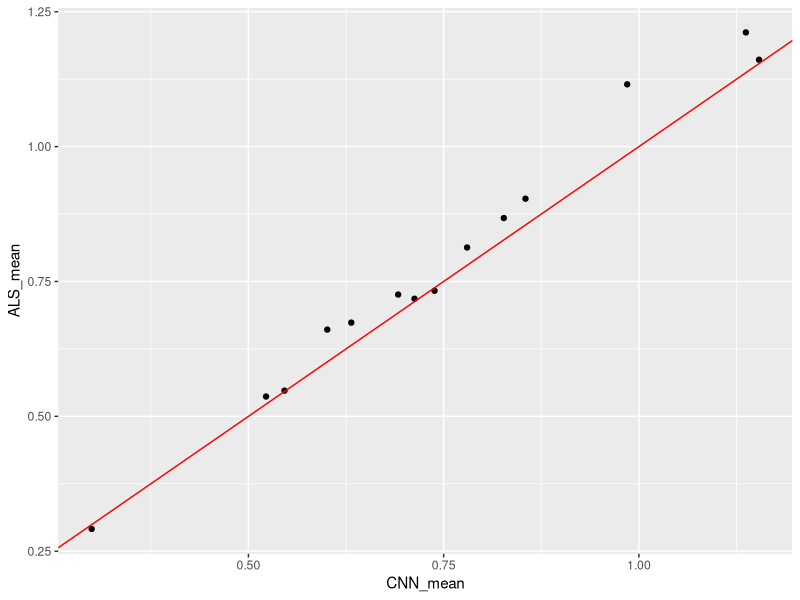
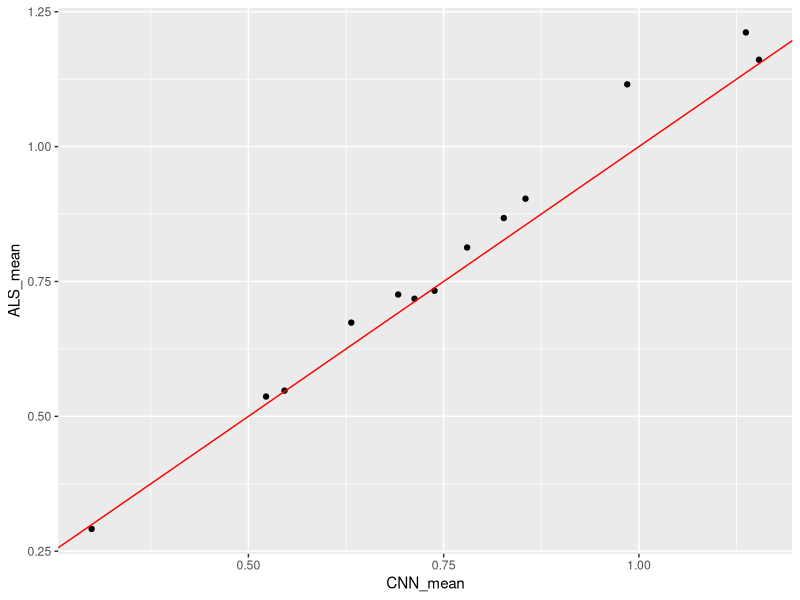
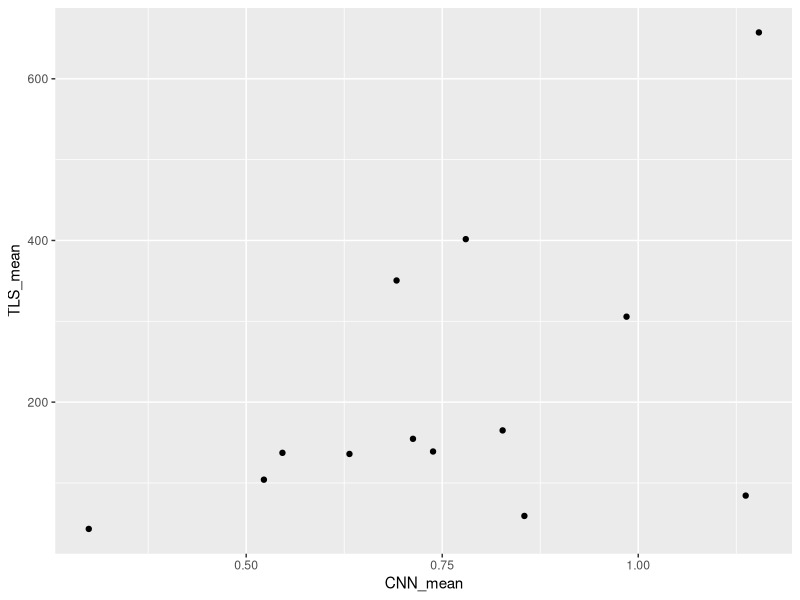
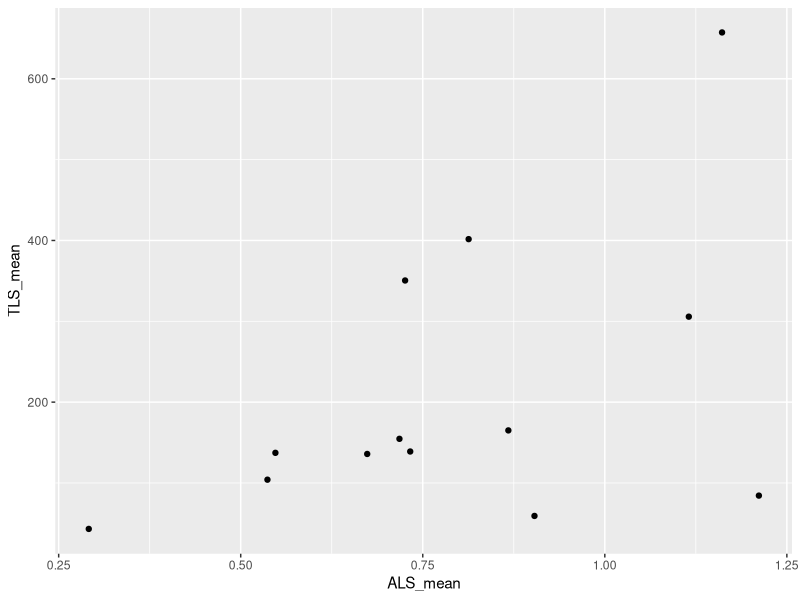

Write the R code that produced these figures, in order.
## ---- chunk 1
library(dplyr)
library(here)
library(ggplot2)
## ---- chunk 2
ALS_sv <- read.csv("TLS_plot_CSVs/ALS_shade_vol_Zonal_stats.csv")
CNN_sv <- read.csv("TLS_plot_CSVs/Model_shade_vol_Zonal_stats.csv")
TLS_wv <- read.csv("TLS_plot_CSVs/TLS_woody_vols_all_clipped.csv")
## ---- chunk 3
TLS_wv_sum <- TLS_wv %>%
  group_by(plot_id) %>%
  summarise(X_mean = mean(Volume..L.),
            X_sum = sum(Volume..L.))
      
## ---- chunk 4
ALS_sv$X_mean_sv <- ALS_sv$X_mean * 0.25
ALS_sv$X_sum_sv <- ALS_sv$X_sum * 0.25
ALS_sv$method <- "ALS"

CNN_sv$X_mean_sv <- CNN_sv$X_mean * 0.25
CNN_sv$X_sum_sv <- CNN_sv$X_sum * 0.25
CNN_sv$method <- "CNN"

CNN_mean <- CNN_sv$X_mean_sv
ALS_mean <- ALS_sv$X_mean_sv

x <- as.data.frame(cbind(CNN_mean, ALS_mean))

ggplot(x, aes(x = CNN_mean, y = ALS_mean)) + 
  geom_point() +
  geom_abline(intercept = 0, slope = 1, color = "red") 

# linear regression 
mod <- lm(CNN_mean ~ ALS_mean, data = x)
summary(mod)

## ---- chunk 5
# TLS woody volume 
colnames(TLS_wv_sum)[2] <- "TLS_mean"
colnames(TLS_wv_sum)[3] <- "TLS_sum"

# ALS shade volume
ALS_sv_sum <- ALS_sv[, c("proj", "X_mean_sv", "X_sum_sv")]
colnames(ALS_sv_sum)[1] <- "plot_id"
colnames(ALS_sv_sum)[2] <- "ALS_mean"
colnames(ALS_sv_sum)[3] <- "ALS_sum"

# CNN shade volume
CNN_sv_sum <- CNN_sv[, c("proj", "X_mean_sv", "X_sum_sv")]
colnames(CNN_sv_sum)[1] <- "plot_id"
colnames(CNN_sv_sum)[2] <- "CNN_mean"
colnames(CNN_sv_sum)[3] <- "CNN_sum"

# merge dataframes by plot_id
df <- merge(TLS_wv_sum, ALS_sv_sum, by = "plot_id")
df <- merge(df, CNN_sv_sum, by = "plot_id")

ggplot(df, aes(x = CNN_mean, y = ALS_mean)) + 
  geom_point() +
  geom_abline(intercept = 0, slope = 1, color = "red") 

ggplot(df, aes(x = CNN_mean, y = TLS_mean)) + 
  geom_point() 

ggplot(df, aes(x = ALS_mean, y = TLS_mean)) + 
  geom_point() 

# Coefficient: WV (TLS): SV (ALS)
mod <- lm(TLS_mean ~ ALS_mean, data = df)
summary(mod)

# Coefficient: WV (TLS): SV (CNN)
mod <- lm(TLS_mean ~ CNN_mean, data = df)
summary(mod)

